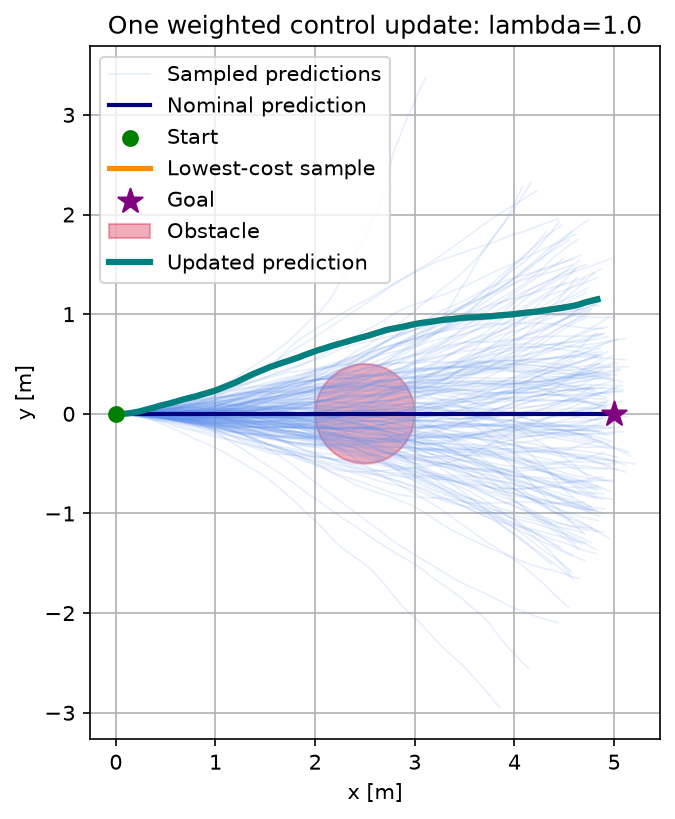

Generate this figure with Python:
from pathlib import Path

import numpy as np
import matplotlib.pyplot as plt


def unicycle_step(state, control, dt):
    """Step 1에서 검증한 Forward Euler 운동 모델."""
    x, y, theta = state
    v, omega = control

    return np.array([
        x + v * np.cos(theta) * dt,
        y + v * np.sin(theta) * dt,
        theta + omega * dt,
    ])

def trajectory_cost(states, controls, goal, obstacle, dt):
    """한 궤적의 총비용, 항별 비용, 장애물 여유 거리를 계산한다."""
    q_goal = 1.0
    r_v = 0.1
    r_omega = 0.05
    q_obstacle = 100.0
    q_collision = 10000.0
    q_terminal = 10.0
    margin = 0.3

    # 각 입력을 적용한 다음 위치: 크기 (H, 2)
    positions = states[1:, :2]

    # 1. 목표 거리 비용
    goal_distance_sq = np.sum((positions - goal) ** 2, axis=1)
    goal_cost = q_goal * np.sum(goal_distance_sq) * dt

    # 2. 제어 입력 비용
    control_cost = np.sum(
        r_v * controls[:, 0] ** 2
        + r_omega * controls[:, 1] ** 2
    ) * dt

    # 3. 장애물 표면까지의 거리
    center = obstacle[:2]
    radius = obstacle[2]

    clearance = np.linalg.norm(positions - center, axis=1) - radius

    proximity = np.maximum(0.0, (margin - clearance) / margin) ** 2
    obstacle_cost = q_obstacle * np.sum(proximity) * dt

    collision_cost = q_collision * np.sum(clearance <= 0.0) * dt

    # 4. 예측 마지막 위치의 목표 거리 비용
    terminal_cost = q_terminal * goal_distance_sq[-1]

    parts = {
        "goal": goal_cost,
        "control": control_cost,
        "proximity": obstacle_cost,
        "collision": collision_cost,
        "terminal": terminal_cost,
    }

    # 최소 여유 거리는 초기 위치도 포함해 확인한다.
    all_clearance = (
        np.linalg.norm(states[:, :2] - center, axis=1) - radius
    )

    return sum(parts.values()), parts, np.min(all_clearance)

# 1. 설정
dt = 0.05
H = 100                              # 예측 단계 수
K = 200                              # 후보 개수
initial_state = np.array([0.0, 0.0, 0.0])

# 같은 설정에서 같은 난수를 얻기 위한 시드
rng = np.random.default_rng(42)

# 2. 명목 제어 입력 시퀀스: 모든 단계에서 직진
nominal_controls = np.zeros((H, 2))
nominal_controls[:, 0] = 1.0          # v = 1.0 m/s

# 3. 가우시안 노이즈와 후보 입력 생성
noise_std = np.array([0.2, 0.8])      # 표준편차: [sigma_v, sigma_omega]

noise = rng.normal(
    loc=0.0,
    scale=noise_std,
    size=(K, H, 2),
)

sampled_controls = nominal_controls[None, :, :] + noise

# 4. 각 후보의 궤적 예측
trajectories = np.zeros((K, H + 1, 3))
trajectories[:, 0, :] = initial_state

for i in range(K):
    for t in range(H):
        trajectories[i, t + 1] = unicycle_step(
            trajectories[i, t],
            sampled_controls[i, t],
            dt,
        )

# 5. 비교용 명목 궤적 계산
nominal_trajectory = np.zeros((H + 1, 3))
nominal_trajectory[0] = initial_state

for t in range(H):
    nominal_trajectory[t + 1] = unicycle_step(
        nominal_trajectory[t],
        nominal_controls[t],
        dt,
    )

# 6. 검증용 출력
print("예측 시간 [s]:", H * dt)
print("명목 입력 크기:", nominal_controls.shape)
print("후보 입력 크기:", sampled_controls.shape)
print("후보 궤적 크기:", trajectories.shape)
print("명목 궤적 최종 상태:", nominal_trajectory[-1])

print("노이즈 평균 [v, omega]:", noise.mean(axis=(0, 1)))
print("노이즈 표준편차 [v, omega]:", noise.std(axis=(0, 1)))

# 목표점과 원형 장애물: [center_x, center_y, radius]
goal = np.array([5.0, 0.0])
obstacle = np.array([2.5, 0.0, 0.5])

costs = np.zeros(K)
min_clearances = np.zeros(K)

for i in range(K):
    costs[i], _, min_clearances[i] = trajectory_cost(
        trajectories[i],
        sampled_controls[i],
        goal,
        obstacle,
        dt,
    )

# 생성된 후보 중 총비용이 가장 작은 후보
best_index = np.argmin(costs)

best_cost, best_parts, best_clearance = trajectory_cost(
    trajectories[best_index],
    sampled_controls[best_index],
    goal,
    obstacle,
    dt,
)

nominal_cost, nominal_parts, nominal_clearance = trajectory_cost(
    nominal_trajectory,
    nominal_controls,
    goal,
    obstacle,
    dt,
)

print("\n명목 궤적 총비용:", nominal_cost)
print("명목 궤적 항별 비용:", nominal_parts)
print(f"명목 궤적 최소 여유 거리: {nominal_clearance:.4f} m")

print("\n최저 비용 후보 번호:", best_index)
print("최저 후보 비용:", best_cost)
print("최저 후보 항별 비용:", best_parts)
print(f"최저 후보 최소 여유 거리: {best_clearance:.4f} m")

print(
    "검사한 상태에서 장애물과 겹치지 않은 후보 수:",
    np.count_nonzero(min_clearances > 0.0),
    "/",
    K,
)
print("후보 비용이 모두 유한한가?:", np.all(np.isfinite(costs)))

# 비용 기반 가중치 계산
temperature = 1.0

rho = np.min(costs)
unnormalized_weights = np.exp(-(costs - rho) / temperature)
weights = unnormalized_weights / np.sum(unnormalized_weights)

# 입력 노이즈의 가중 평균
# (K, 1, 1) * (K, H, 2)를 후보 축으로 합산 -> (H, 2)
weighted_noise = np.sum(
    weights[:, None, None] * noise,
    axis=0,
)

updated_controls = nominal_controls + weighted_noise

# 업데이트한 입력으로 새 궤적 예측
updated_trajectory = np.zeros((H + 1, 3))
updated_trajectory[0] = initial_state

for t in range(H):
    updated_trajectory[t + 1] = unicycle_step(
        updated_trajectory[t],
        updated_controls[t],
        dt,
    )

# 새 궤적을 다시 평가
updated_cost, updated_parts, updated_clearance = trajectory_cost(
    updated_trajectory,
    updated_controls,
    goal,
    obstacle,
    dt,
)

# 가중치가 몇 개의 후보에 실질적으로 분산됐는지 보는 지표
effective_sample_size = 1.0 / np.sum(weights ** 2)

# 두 가지 동등한 입력 업데이트 계산이 일치하는지 확인
weighted_controls = np.sum(
    weights[:, None, None] * sampled_controls,
    axis=0,
)

print("\n가중치 합:", np.sum(weights))
print("가중치가 모두 유한한가?:", np.all(np.isfinite(weights)))
print("최대 가중치:", np.max(weights))
print("최대 가중치 후보 번호:", np.argmax(weights))
print(f"유효 표본 수 ESS: {effective_sample_size:.2f} / {K}")

print(
    "후보 입력 가중 평균과 업데이트가 일치하는가?:",
    np.allclose(updated_controls, weighted_controls),
)

print("\n업데이트 후 총비용:", updated_cost)
print("업데이트 후 항별 비용:", updated_parts)
print(f"업데이트 후 최소 여유 거리: {updated_clearance:.4f} m")
print("업데이트 후 첫 입력:", updated_controls[0])

# 7. 시각화
fig, ax = plt.subplots(figsize=(8, 6))

for i in range(K):
    ax.plot(
        trajectories[i, :, 0],
        trajectories[i, :, 1],
        color="cornflowerblue",
        alpha=0.15,
        linewidth=0.8,
        label="Sampled predictions" if i == 0 else None,
    )

ax.plot(
    nominal_trajectory[:, 0],
    nominal_trajectory[:, 1],
    color="navy",
    linewidth=2.0,
    label="Nominal prediction",
)

ax.scatter(
    initial_state[0],
    initial_state[1],
    color="green",
    s=50,
    zorder=5,
    label="Start",
)

ax.plot(
    trajectories[best_index, :, 0],
    trajectories[best_index, :, 1],
    color="darkorange",
    linewidth=2.5,
    label="Lowest-cost sample",
)

ax.scatter(
    goal[0],
    goal[1],
    color="purple",
    marker="*",
    s=150,
    zorder=6,
    label="Goal",
)

ax.add_patch(plt.Circle(
    obstacle[:2],
    obstacle[2],
    color="crimson",
    alpha=0.35,
    label="Obstacle",
))

ax.plot(
    updated_trajectory[:, 0],
    updated_trajectory[:, 1],
    color="teal",
    linewidth=3.0,
    label="Updated prediction",
    zorder=4,
)

ax.set_xlabel("x [m]")
ax.set_ylabel("y [m]")
ax.set_title(f"One weighted control update: lambda={temperature}")
ax.set_aspect("equal", adjustable="box")
ax.grid(True)
ax.legend()

output_path = Path(__file__).resolve().parent / "step4_update.png"
fig.savefig(output_path, dpi=150, bbox_inches="tight")
plt.close(fig)

print("그래프 저장:", output_path)
